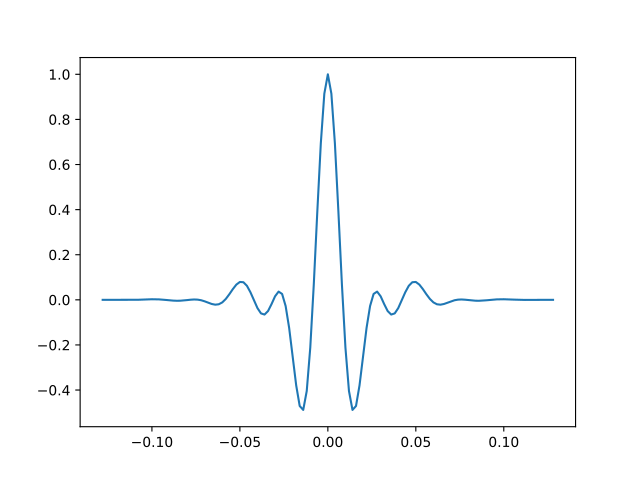

The script that drew this image:
import matplotlib.pyplot as plt
import bruges
w, t = bruges.filters.klauder(0.256, 0.002, [12, 48])
plt.plot(t, w)
